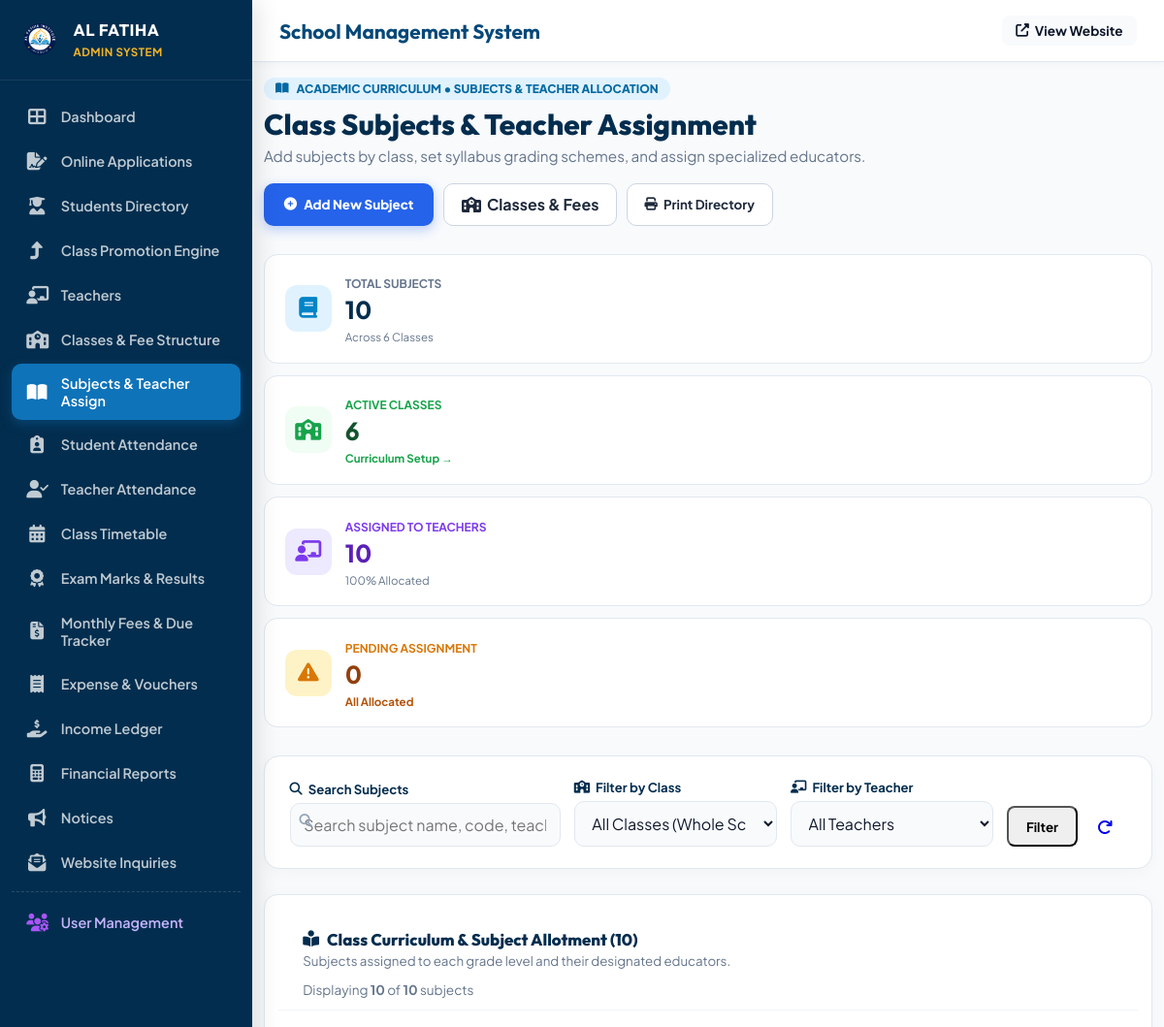
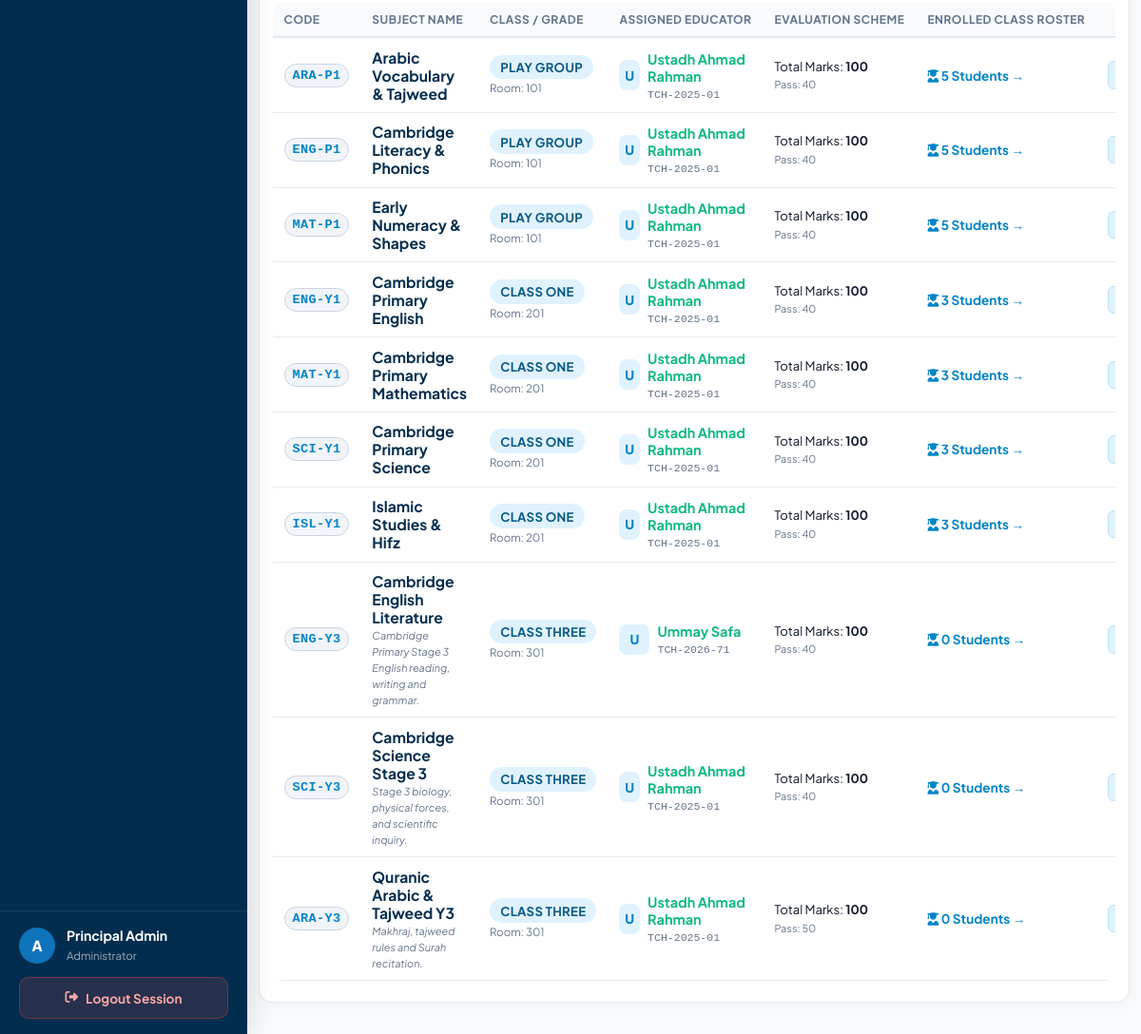
The app's page /admin/subjects.php (signed in) with its own data (2 pictures, top to bottom).
### tables this page shows
CREATE TABLE `subjects` (
  `id` int(11) NOT NULL AUTO_INCREMENT,
  `subject_code` varchar(20) NOT NULL,
  `subject_name` varchar(100) NOT NULL,
  `class_id` int(11) NOT NULL,
  `teacher_id` int(11) DEFAULT NULL,
  `total_marks` int(11) DEFAULT 100,
  `pass_marks` int(11) DEFAULT 40,
  `description` text DEFAULT NULL,
  PRIMARY KEY (`id`),
  KEY `class_id` (`class_id`),
  CONSTRAINT `subjects_ibfk_1` FOREIGN KEY (`class_id`) REFERENCES `classes` (`id`) ON DELETE CASCADE
);

CREATE TABLE `classes` (
  `id` int(11) NOT NULL AUTO_INCREMENT,
  `class_name` varchar(50) NOT NULL,
  `age_group` varchar(50) NOT NULL,
  `section` varchar(10) DEFAULT 'A',
  `room_no` varchar(20) DEFAULT '101',
  `tuition_fee` decimal(10,2) NOT NULL DEFAULT 3500.00,
  `admission_fee` decimal(10,2) NOT NULL DEFAULT 8000.00,
  `book_kit_fee` decimal(10,2) NOT NULL DEFAULT 3500.00,
  `primary_teacher_id` int(11) DEFAULT NULL,
  `backup_teacher_id` int(11) DEFAULT NULL,
  PRIMARY KEY (`id`)
);

CREATE TABLE `teachers` (
  `id` int(11) NOT NULL AUTO_INCREMENT,
  `user_id` int(11) DEFAULT NULL,
  `teacher_code` varchar(20) NOT NULL,
  `full_name` varchar(100) NOT NULL,
  `qualification` varchar(150) NOT NULL,
  `specialty` varchar(100) NOT NULL,
  `email` varchar(100) NOT NULL,
  `phone` varchar(20) NOT NULL,
  `joining_date` date DEFAULT NULL,
  PRIMARY KEY (`id`),
  UNIQUE KEY `teacher_code` (`teacher_code`),
  KEY `user_id` (`user_id`),
  CONSTRAINT `teachers_ibfk_1` FOREIGN KEY (`user_id`) REFERENCES `users` (`id`) ON DELETE SET NULL
);

### includes/functions.php (called while the page is built, shortened)
<?php
function sanitize($data) {
    return htmlspecialchars(trim($data), ENT_QUOTES, 'UTF-8');
}

### admin/subjects.php (the view, shortened to what this page needs)
<?php
require_once __DIR__ . '/layout.php';
$db = get_db_connection();
$selected_teacher_id = sanitize($_GET['teacher_id'] ?? 'all');
$search = sanitize($_GET['q'] ?? '');
$where = ["1=1"];
$params = [];
$sql = "
    SELECT s.*,
           c.class_name,
           c.room_no,
           t.full_name as teacher_name,
           t.teacher_code,
           t.specialty as teacher_specialty,
           COUNT(st.id) as student_count
    FROM subjects s
    JOIN classes c ON s.class_id = c.id
    LEFT JOIN teachers t ON s.teacher_id = t.id
    LEFT JOIN students st ON st.class_id = c.id AND st.status = 'Active'
    WHERE " . implode(' AND ', $where) . "
    GROUP BY s.id
    ORDER BY c.id ASC, s.subject_name ASC
";
$stmt = $db->prepare($sql);
$stmt->execute($params);
$subjectsList = $stmt->fetchAll(PDO::FETCH_ASSOC);
$totalSubjects = $db->query("SELECT COUNT(*) FROM subjects")->fetchColumn();
$totalClasses = $db->query("SELECT COUNT(*) FROM classes")->fetchColumn();
$totalAssigned = $db->query("SELECT COUNT(*) FROM subjects WHERE teacher_id IS NOT NULL AND teacher_id > 0")->fetchColumn();
$totalUnassigned = $totalSubjects - $totalAssigned;
?>
<div class="subject-header" style="display: flex; justify-content: space-between; align-items: center; flex-wrap: wrap; gap: 1.2rem; margin-bottom: 1.8rem;">
  <div>
    <div style="display: inline-flex; align-items: center; gap: 8px; background: #e0f2fe; color: #0369a1; font-size: 0.75rem; font-weight: 800; padding: 4px 12px; border-radius: 20px; margin-bottom: 6px;">
      <i class="fas fa-book-open text-primary"></i>
      <span>ACADEMIC CURRICULUM &bull; SUBJECTS &amp; TEACHER ALLOCATION</span>
    </div>
    <h2 style="font-family: 'Outfit', sans-serif; color: var(--admin-deep-navy); margin: 0; font-size: 1.85rem; font-weight: 800;">
      Class Subjects &amp; Teacher Assignment
    </h2>
    <p style="color: var(--admin-text-muted); margin: 4px 0 0 0; font-size: 0.95rem;">
      Add subjects by class, set syllabus grading schemes, and assign specialized educators.
    </p>
  </div>
  <div style="display: flex; gap: 10px; flex-wrap: wrap;">
    <button class="btn btn-primary" style="background: #2563eb; color: #ffffff; padding: 0.65rem 1.3rem; border-radius: 10px; font-weight: 800; border: none; cursor: pointer; display: inline-flex; align-items: center; gap: 7px; box-shadow: 0 4px 12px rgba(37,99,235,0.3);" onclick="openModal('addSubjectModal')">
      <i class="fas fa-plus-circle"></i> Add New Subject
    </button>
    <a href="classes.php" class="btn" style="background: #ffffff; border: 1.5px solid #cbd5e1; color: #1e293b; padding: 0.65rem 1.1rem; border-radius: 10px; font-weight: 700; text-decoration: none; display: inline-flex; align-items: center; gap: 6px;">
      <i class="fas fa-school"></i> Classes &amp; Fees
    </a>
    <button class="btn btn-outline" style="background: #ffffff; border: 1.5px solid #cbd5e1; color: #1e293b; padding: 0.65rem 1.1rem; border-radius: 10px; font-weight: 700; cursor: pointer; display: inline-flex; align-items: center; gap: 6px;" onclick="window.print()">
      <i class="fas fa-print"></i> Print Directory
    </button>
  </div>
</div>
<div class="kpi-grid" style="display: grid; grid-template-columns: repeat(auto-fit, minmax(200px, 1fr)); gap: 14px; margin-bottom: 1.8rem;">
  <div class="kpi-box" style="background: #ffffff; border-radius: 14px; padding: 1.1rem 1.3rem; border: 1.5px solid #e2e8f0; display: flex; align-items: center; gap: 14px;">
    <div style="width: 48px; height: 48px; border-radius: 12px; background: #e0f2fe; color: #0284c7; display: grid; place-items: center; font-size: 1.35rem; flex-shrink: 0;">
      <i class="fas fa-book"></i>
    </div>
    <div>
      <span style="font-size: 0.75rem; font-weight: 700; color: var(--admin-text-muted); text-transform: uppercase;">Total Subjects</span>
      <h3 style="margin: 2px 0 0 0; font-size: 1.55rem; color: var(--admin-deep-navy); font-weight: 800;"><?= $totalSubjects ?></h3>
      <small style="color: #64748b; font-size: 0.72rem;">Across <?= $totalClasses ?> Classes</small>
    </div>
  </div>
  <a href="classes.php" style="background: #ffffff; border-radius: 14px; padding: 1.1rem 1.3rem; border: 1.5px solid #e2e8f0; text-decoration: none; display: flex; align-items: center; gap: 14px;">
    <div style="width: 48px; height: 48px; border-radius: 12px; background: #f0fdf4; color: #16a34a; display: grid; place-items: center; font-size: 1.35rem; flex-shrink: 0;">
      <i class="fas fa-school"></i>
    </div>
    <div>
      <span style="font-size: 0.75rem; font-weight: 700; color: #16a34a; text-transform: uppercase;">Active Classes</span>
      <h3 style="margin: 2px 0 0 0; font-size: 1.55rem; color: #14532d; font-weight: 800;"><?= $totalClasses ?></h3>
      <small style="color: #16a34a; font-size: 0.72rem; font-weight: 700;">Curriculum Setup &rarr;</small>
    </div>
  </a>
  <a href="subjects.php?teacher_id=all" style="background: #ffffff; border-radius: 14px; padding: 1.1rem 1.3rem; border: 1.5px solid #e2e8f0; text-decoration: none; display: flex; align-items: center; gap: 14px;">
    <div style="width: 48px; height: 48px; border-radius: 12px; background: #ede9fe; color: #7c3aed; display: grid; place-items: center; font-size: 1.35rem; flex-shrink: 0;">
      <i class="fas fa-chalkboard-teacher"></i>
    </div>
    <div>
      <span style="font-size: 0.75rem; font-weight: 700; color: #7c3aed; text-transform: uppercase;">Assigned to Teachers</span>
      <h3 style="margin: 2px 0 0 0; font-size: 1.55rem; color: #5b21b6; font-weight: 800;"><?= $totalAssigned ?></h3>
      <small style="color: #64748b; font-size: 0.72rem;"><?= round(($totalAssigned / max(1, $totalSubjects)) * 100) ?>% Allocated</small>
    </div>
  </a>
  <a href="subjects.php?teacher_id=unassigned" style="background: #ffffff; border-radius: 14px; padding: 1.1rem 1.3rem; border: 1.5px solid <?= $totalUnassigned > 0 ? '#f59e0b' : '#e2e8f0' ?>; text-decoration: none; display: flex; align-items: center; gap: 14px;">
    <div style="width: 48px; height: 48px; border-radius: 12px; background: #fef3c7; color: #d97706; display: grid; place-items: center; font-size: 1.35rem; flex-shrink: 0;">
      <i class="fas fa-exclamation-triangle"></i>
    </div>
    <div>
      <span style="font-size: 0.75rem; font-weight: 700; color: #d97706; text-transform: uppercase;">Pending Assignment</span>
      <h3 style="margin: 2px 0 0 0; font-size: 1.55rem; color: #92400e; font-weight: 800;"><?= $totalUnassigned ?></h3>
      <small style="color: #b45309; font-size: 0.72rem; font-weight: 700;"><?= $totalUnassigned > 0 ? 'Action Needed &rarr;' : 'All Allocated' ?></small>
    </div>
  </a>
</div>
<div style="background: #ffffff; border: 1.5px solid #e2e8f0; border-radius: 16px; padding: 1.4rem 1.6rem; margin-bottom: 1.6rem; box-shadow: 0 4px 15px rgba(0,0,0,0.03);">
  <form method="GET" action="subjects.php" style="display: grid; grid-template-columns: 2fr 1.5fr 1.5fr auto; gap: 14px; align-items: flex-end;">
    <div>
      <label style="font-size: 0.82rem; font-weight: 700; color: var(--admin-deep-navy); margin-bottom: 6px; display: flex; align-items: center; gap: 6px;">
        <i class="fas fa-search text-primary"></i> Search Subjects
      </label>
      <div style="position: relative;">
        <input type="text" name="q" class="form-control" placeholder="Search subject name, code, teacher..." value="<?= htmlspecialchars($search) ?>" style="padding-left: 2rem;">
        <i class="fas fa-search" style="position: absolute; left: 10px; top: 12px; color: #94a3b8; font-size: 0.85rem;"></i>
      </div>
    </div>
    <div>
      <label style="font-size: 0.82rem; font-weight: 700; color: var(--admin-deep-navy); margin-bottom: 6px; display: flex; align-items: center; gap: 6px;">
        <i class="fas fa-school text-primary"></i> Filter by Class
      </label>
      <select name="class_id" class="form-control" onchange="this.form.submit()">
        <option value="0">All Classes (Whole School)</option>
      </select>
    </div>
    <div>
      <label style="font-size: 0.82rem; font-weight: 700; color: var(--admin-deep-navy); margin-bottom: 6px; display: flex; align-items: center; gap: 6px;">
        <i class="fas fa-chalkboard-teacher text-primary"></i> Filter by Teacher
      </label>
      <select name="teacher_id" class="form-control" onchange="this.form.submit()">
        <option value="all" <?= ($selected_teacher_id === 'all') ? 'selected' : '' ?>>All Teachers</option>
      </select>
    </div>
    <div style="display: flex; gap: 6px;">
      <button type="submit" class="btn btn-primary" style="padding: 0.65rem 1.1rem; border-radius: 8px; font-weight: 700;">
        Filter
      </button>
      <a href="subjects.php" class="btn btn-secondary" style="padding: 0.65rem 0.9rem; border-radius: 8px;" title="Reset Filters">
        <i class="fas fa-redo"></i>
      </a>
    </div>
  </form>
</div>
<div class="card-box" style="background: #ffffff; border-radius: 16px; border: 1.5px solid #e2e8f0; overflow: hidden; box-shadow: 0 4px 20px rgba(0,0,0,0.03);">
  <div class="card-header" style="padding: 1.2rem 1.6rem; border-bottom: 1.5px solid #f1f5f9; display: flex; justify-content: space-between; align-items: center; flex-wrap: wrap; gap: 10px;">
    <div>
      <h3 class="card-title" style="margin: 0; font-size: 1.15rem; color: var(--admin-deep-navy); font-weight: 800;">
        <i class="fas fa-book-reader text-primary"></i> Class Curriculum &amp; Subject Allotment (<?= count($subjectsList) ?>)
      </h3>
      <small style="color: var(--admin-text-muted);">
        Subjects assigned to each grade level and their designated educators.
      </small>
    </div>
    <div style="font-size: 0.85rem; color: var(--admin-text-muted);">
      Displaying <strong><?= count($subjectsList) ?></strong> of <strong><?= $totalSubjects ?></strong> subjects
    </div>
  </div>
  <div class="table-responsive">
    <table class="data-table">
      <thead>
        <tr>
          <th style="width: 100px;">Code</th>
          <th>Subject Name</th>
          <th>Class / Grade</th>
          <th>Assigned Educator</th>
          <th>Evaluation Scheme</th>
          <th>Enrolled Class Roster</th>
          <th style="text-align: right; width: 170px;">Actions</th>
        </tr>
      </thead>
      <tbody>
        <?php if (!empty($subjectsList)): ?>
          <?php foreach ($subjectsList as $sub): ?>
            <tr>
              <td>
                <span class="badge" style="background: #f1f5f9; color: #0284c7; font-family: monospace; font-size: 0.85rem; padding: 4px 8px; border: 1px solid #cbd5e1; font-weight: 800;">
                  <?= htmlspecialchars($sub['subject_code']) ?>
                </span>
              </td>
              <td>
                <strong style="color: var(--admin-deep-navy); font-size: 0.98rem; display: block;">
                  <?= htmlspecialchars($sub['subject_name']) ?>
                </strong>
                <?php if (!empty($sub['description'])): ?>
                  <small style="color: #64748b; font-style: italic;"><?= htmlspecialchars($sub['description']) ?></small>
                <?php endif; ?>
              </td>
              <td>
                <span class="badge badge-info" style="font-weight: 700; font-size: 0.82rem;">
                  <?= htmlspecialchars($sub['class_name']) ?>
                </span>
                <?php if ($sub['room_no']): ?>
                  <br><small style="color: #64748b; font-size: 0.72rem;">Room: <?= htmlspecialchars($sub['room_no']) ?></small>
                <?php endif; ?>
              </td>
              <td>
                <?php if ($sub['teacher_name']): ?>
                  <div style="display: flex; align-items: center; gap: 8px;">
                    <div style="width: 32px; height: 32px; border-radius: 8px; background: #e0f2fe; color: #0284c7; display: grid; place-items: center; font-weight: 800; font-size: 0.85rem;">
                      <?= strtoupper(substr($sub['teacher_name'], 0, 1)) ?>
                    </div>
                    <div>
                      <strong style="color: #10b981; font-size: 0.9rem; display: block;">
                        <?= htmlspecialchars($sub['teacher_name']) ?>
                      </strong>
                      <small style="color: #64748b; font-size: 0.72rem;"><code><?= htmlspecialchars($sub['teacher_code']) ?></code></small>
                    </div>
                  </div>
                <?php endif; ?>
              </td>
              <td>
                <div style="font-size: 0.82rem; line-height: 1.4;">
                  <span>Total Marks: <strong><?= $sub['total_marks'] ?></strong></span><br>
                  <small style="color: #64748b;">Pass: <?= $sub['pass_marks'] ?></small>
                </div>
              </td>
              <td>
                <a href="students.php?class_id=<?= $sub['class_id'] ?>" style="text-decoration: none; font-size: 0.85rem; color: #0284c7; font-weight: 700;">
                  <i class="fas fa-user-graduate"></i> <?= $sub['student_count'] ?> Students &rarr;
                </a>
              </td>
              <td style="text-align: right;">
                <div style="display: inline-flex; gap: 6px; align-items: center;">
                  <button type="button" class="btn btn-sm" onclick="openAssignModal(<?= htmlspecialchars(json_encode($sub)) ?>)" style="background: #e0f2fe; color: #0369a1; border: 1px solid #bae6fd; border-radius: 6px; padding: 4px 8px;" title="Assign / Change Teacher">
                  </button>
                </div>
              </td>
            </tr>
          <?php endforeach; ?>
        <?php endif; ?>
      </tbody>
    </table>
  </div>
</div>
<?php require_once __DIR__ . '/layout_footer.php'; ?>

### records on screen
subjects: subject_code "ARA-P1", subject_name "Arabic Vocabulary & Tajweed", class.class_name "PLAY GROUP", class.room_no "101", teacher.full_name "U", teacher.full_name "Ustadh Ahmad Rahman", teacher.teacher_code "TCH-2025-01", total_marks "100", pass_marks "40", student_count "5"
subjects: subject_code "ENG-P1", subject_name "Cambridge Literacy & Phonics", class.class_name "PLAY GROUP", class.room_no "101", teacher.full_name "U", teacher.full_name "Ustadh Ahmad Rahman", teacher.teacher_code "TCH-2025-01", total_marks "100", pass_marks "40", student_count "5"
subjects: subject_code "MAT-P1", subject_name "Early Numeracy & Shapes", class.class_name "PLAY GROUP", class.room_no "101", teacher.full_name "U", teacher.full_name "Ustadh Ahmad Rahman", teacher.teacher_code "TCH-2025-01", total_marks "100", pass_marks "40", student_count "5"
subjects: subject_code "ENG-Y1", subject_name "Cambridge Primary English", class.class_name "CLASS ONE", class.room_no "201", teacher.full_name "U", teacher.full_name "Ustadh Ahmad Rahman", teacher.teacher_code "TCH-2025-01", total_marks "100", pass_marks "40", student_count "3"
subjects: subject_code "MAT-Y1", subject_name "Cambridge Primary Mathematics", class.class_name "CLASS ONE", class.room_no "201", teacher.full_name "U", teacher.full_name "Ustadh Ahmad Rahman", teacher.teacher_code "TCH-2025-01", total_marks "100", pass_marks "40", student_count "3"
subjects: subject_code "SCI-Y1", subject_name "Cambridge Primary Science", class.class_name "CLASS ONE", class.room_no "201", teacher.full_name "U", teacher.full_name "Ustadh Ahmad Rahman", teacher.teacher_code "TCH-2025-01", total_marks "100", pass_marks "40", student_count "3"
subjects: subject_code "ISL-Y1", subject_name "Islamic Studies & Hifz", class.class_name "CLASS ONE", class.room_no "201", teacher.full_name "U", teacher.full_name "Ustadh Ahmad Rahman", teacher.teacher_code "TCH-2025-01", total_marks "100", pass_marks "40", student_count "3"
subjects: subject_code "ENG-Y3", subject_name "Cambridge English Literature", description "Cambridge Primary Stage 3 English reading, writing and grammar.", class.class_name "CLASS THREE", class.room_no "301", teacher.full_name "U", teacher.full_name "Ummay Safa", teacher.teacher_code "TCH-2026-71", total_marks "100", pass_marks "40", student_count "0"
subjects: subject_code "SCI-Y3", subject_name "Cambridge Science Stage 3", description "Stage 3 biology, physical forces, and scientific inquiry.", class.class_name "CLASS THREE", class.room_no "301", teacher.full_name "U", teacher.full_name "Ustadh Ahmad Rahman", teacher.teacher_code "TCH-2025-01", total_marks "100", pass_marks "40", student_count "0"
subjects: subject_code "ARA-Y3", subject_name "Quranic Arabic & Tajweed Y3", description "Makhraj, tajweed rules and Surah recitation.", class.class_name "CLASS THREE", class.room_no "301", teacher.full_name "U", teacher.full_name "Ustadh Ahmad Rahman", teacher.teacher_code "TCH-2025-01", total_marks "100", pass_marks "50", student_count "0"

### other values on screen
$user_name "Principal Admin"
$totalSubjects "10"
$totalClasses "6"
$totalAssigned "10"
$totalUnassigned "0"
count($subjectsList) "10"
